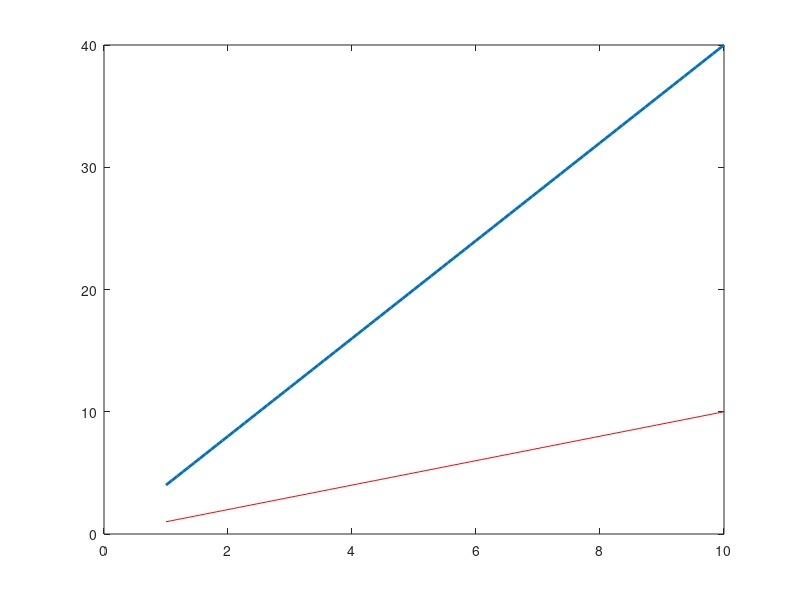

The MATLAB source for this figure:
function result = test_plot_006
result = false;
a = figure;
t = linspace(1,10);
plot(t+i*t,'r',t,4*t,'linewidth',2);
drawnow;
close(a);
result = true;
